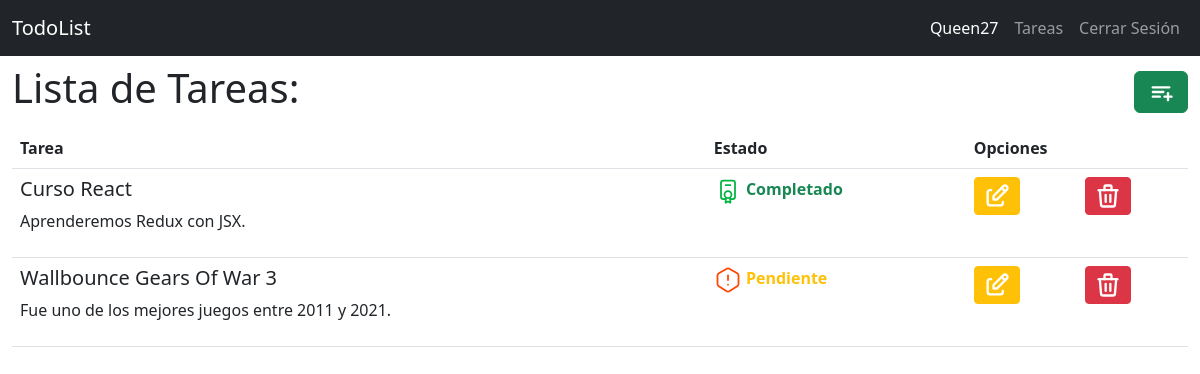
Before: /todo/list (signed in) with the older database file.
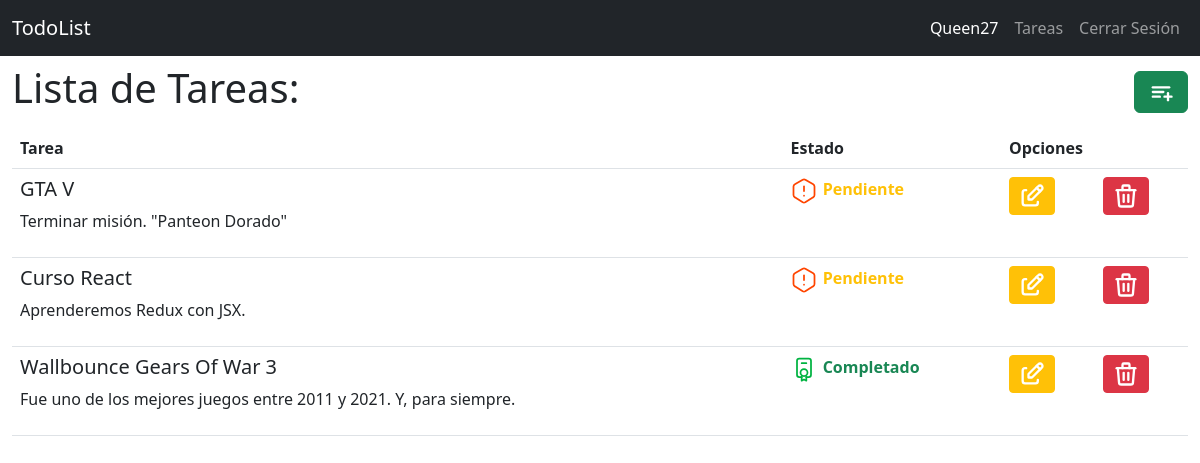
After: the same page with the newer database file.
### todor/models.py (models this page shows, shortened)
class User(db.Model):
    id = db.Column(db.Integer, primary_key=True)
    username = db.Column(db.String(20), unique=True, nullable=False)
    password = db.Column(db.Text, nullable=False)

class Todo(db.Model):
    id = db.Column(db.Integer, primary_key=True)
    created_by = db.Column(db.Integer, db.ForeignKey('user.id'), nullable=False)
    title = db.Column(db.String(100), nullable=False)
    desc = db.Column(db.Text)
    state = db.Column(db.Boolean, default=False)

### todor/todo.py (the view)
@bp.route('/list')
@login_required  # * AGREGAMOS EL DECORADOR PARA QUE REQUIERA INICIAR SESION EN ESTA PANTALLA
def index():
    todos = Todo.query.all()
    return render_template('todo/index.html', todos=todos)

### todor/auth.py (called while the page is built)
@bp.before_app_request  # ! REGISTRAMOS ESTA FUNCION Y QUE SE EJECUTE EN CADA PETICION !
def load_logged_in_user():
    user_id = session.get('user_id')
    if user_id != None:
        g.user = User.query.get_or_404(user_id)
    else:
        g.user = None

def login_required(view):
    @functools.wraps(view) # * ANIDAMOS UNA FUNCION A ESTE DECORADOR
    def wrapped_view(**kwargs):# * RECIBE PARAMETROS INDEFINIDOS COMO EL NOMBRE
        if g.user != None:
            return view(**kwargs)
        else:
           return redirect(url_for('auth.login'))
    return wrapped_view

### todor/templates/todo/index.html (shortened to what this page needs)
{% extends 'base.html' %}
{% block content %}
<section class="container-fluid">
    <nav class="navbar">
        <h1>{% block title %}Lista de Tareas: {% endblock %}</h1>
        <a href="{{ url_for('todo.create') }}" class="btn btn-success"></a>
    </nav>
    <table class="table">
        <thead>
            <tr>
                <th class="col">Tarea</th>
                <th class="col">Estado</th>
                <th class="col" colspan="2">Opciones</th>
            </tr>
        </thead>
        <tbody>
            {% for todo in todos | reverse %}
            {% if g.user.id == todo.created_by %}
            <tr>
                <td>
                    <h5>{{ todo.title }}</h5>
                    <p>{{ todo.desc }}</p>
                </td>
                {% if todo.state != 1 %}
                <td> <span title="Tarea sin completar" style="font-weight: bold;"
                        class="text-warning">Pendiente</span></td>
                {% else %}
                <td> <span title="Tarea completada" style="font-weight: bold;"
                        class="text-success">Completado</span></td>
                {% endif %}
                <td>
                    <a title="Editar tarea" href="{{ url_for('todo.edit', id = todo.id) }}"
                        class="btn btn-warning btn-sm"></a>
                </td>
                <td>
                    <a title="Eliminar tarea" href="{{ url_for('todo.delete', id = todo.id) }}"
                        class="btn btn-danger btn-sm"></a>
                </td>
            </tr>
            {% endif %}
            {% endfor %}
        </tbody>
    </table>
</section>
{% endblock %}

### todor/templates/base.html (shortened to what this page needs)
<!DOCTYPE html>
<html lang="en">
<head>
    <link href="https://cdn.jsdelivr.net/npm/bootstrap@5.3.0/dist/css/bootstrap.min.css" rel="stylesheet"
>
</head>
<body>
    <nav class="navbar navbar-expand-sm navbar-dark bg-dark" data-bs-theme="dark">
        <div class="container-fluid">
            <a class="navbar-brand" href="{{ url_for('index') }}">TodoList</a>
            <div class="collapse navbar-collapse justify-content-end" id="navbarNav">
                <ul class="navbar-nav">
                    {% if g.user %}
                    <li class="nav-item">
                        <span title="Sesión de {{ g.user.username }}" class="nav-link active">{{ g.user.username }}</span>
                    </li>
                    <li class="nav-item">
                        <a title="Tareas" class="nav-link" href="{{ url_for('todo.index') }}">Tareas</a>
                    </li>
                    <li class="nav-item">
                        <a title=" Cerrar Sesión de {{ g.user.username }}" class="nav-link" href="{{ url_for('auth.logout') }}">Cerrar Sesión</a>
                    </li>
                    {% endif %}
                </ul>
            </div>
        </div>
    </nav>
    {% block content %}{% endblock %}
</body>
</html>

Changed rows visible on the page:
added Todo: title "GTA V", desc "Terminar misión. \"Panteon Dorado\"", state False (drawn)
changed Todo "Curso React": state "Completado" → "Pendiente"
changed Todo "Wallbounce Gears Of War 3": desc "Fue uno de los mejores juegos entre 2011 y 2021." → "Fue uno de los mejores juegos entre 2011 y 2021. Y, para siempre."; state "Pendiente" → "Completado"
